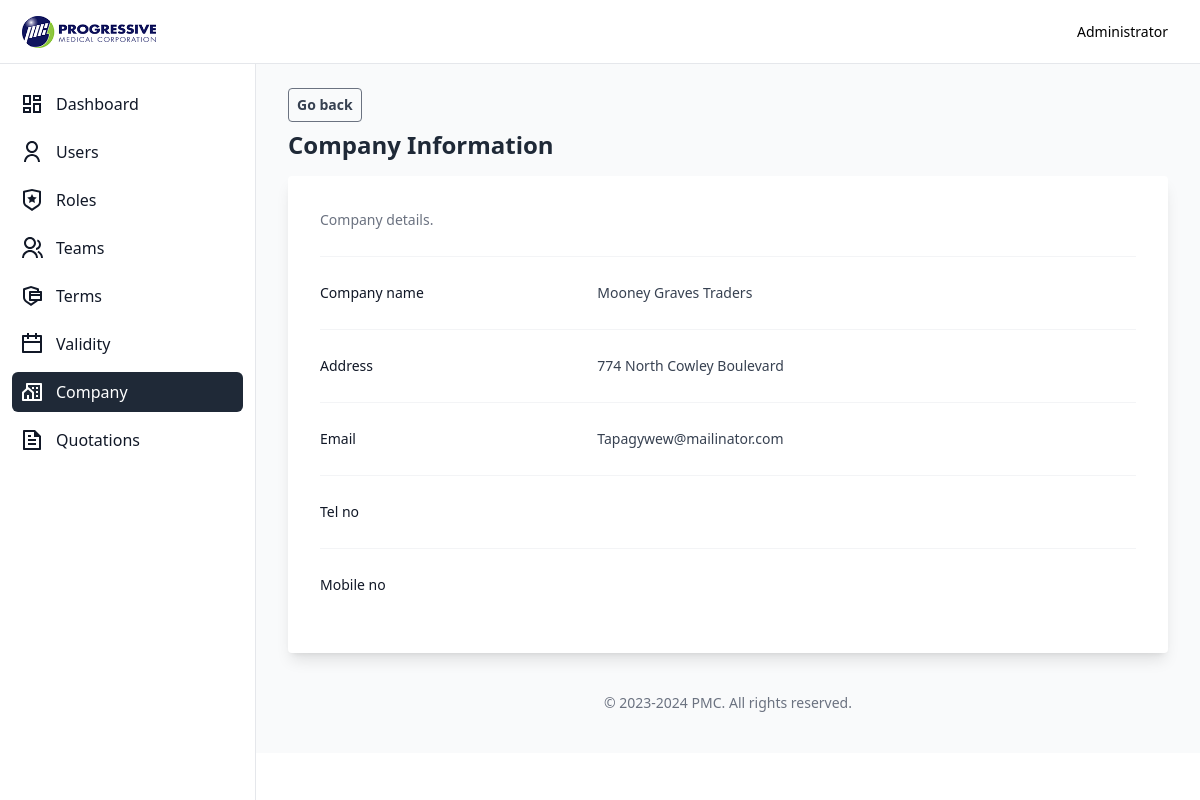
The app's page /company/show?id=5 (signed in) with its own data.
### tables this page shows
CREATE TABLE `company` (
  `id` int(11) NOT NULL,
  `name` text NOT NULL,
  `email` varchar(255) NOT NULL,
  `address_line_1` text NOT NULL,
  `address_line_2` text NOT NULL,
  `city` text NOT NULL,
  `province` text NOT NULL,
  `tel_no` varchar(255) NOT NULL,
  `mobile_no` varchar(255) NOT NULL,
  `isActive` tinyint(1) NOT NULL DEFAULT 0,
  `created_at` timestamp NOT NULL DEFAULT current_timestamp(),
  `updated_at` timestamp NULL DEFAULT NULL
);

### Core/functions.php (called while the page is built, shortened)
<?php
function urlIs($value) {
    return in_array(parse_url($_SERVER['REQUEST_URI'])['path'], $value);
}
function base_path($path)
{
    return BASE_PATH . $path;
}
function view($path, $attributes = [])
{
    extract($attributes);
    require base_path('views/' . $path);
}

### Http/controllers/company/show.php (called while the page is built, shortened)
<?php
$db = App::resolve('Core\Database');
$company = $db->query("SELECT * FROM company LIMIT 1")->find();
view("company/show.view.php", [
    'heading' => "Company Information",
    'company' => $company
]);

### public/index.php (called while the page is built, shortened)
<?php
require BASE_PATH . "Core/functions.php";
spl_autoload_register(function($class) {
    $phpMailerNamespace = 'PHPMailer\PHPMailer\\';
    if (strpos($class, $phpMailerNamespace) == 0) {
        $classFile = base_path("vendor/phpmailer/phpmailer/src/" . str_replace($phpMailerNamespace, '', $class) . ".php");
    }
    $classFile = base_path(str_replace('\\', DIRECTORY_SEPARATOR, $class) . ".php");
});
require base_path('bootstrap.php');
$router = new \Core\Router();
$uri = parse_url($_SERVER['REQUEST_URI'])['path'];
$method = $_POST['_method'] ?? $_SERVER['REQUEST_METHOD'];
try {
    $router->route($uri, $method);
} catch (ValidationException $exception) {
    Session::flash('errors', $exception->errors);
    Session::flash('old', $exception->old);
    return redirect($router->previousUrl());
}

### Core/App.php (called while the page is built, shortened)
<?php
class App {
    protected static $container;
    public static function setContainer($container)
    {
        static::$container = $container;
    }
    public static function container()
    {
        return static::$container;
    }
    public static function resolve($key)
    {
        return static::container()->resolve($key);
    }
}

### Core/Container.php (called while the page is built, shortened)
<?php
class Container {
    protected $bindings = [];
    public function bind($key, $resolver)
    {
        $this->bindings[$key] = $resolver;
    }
    public function resolve($key)
    {
        $resolver = $this->bindings[$key];
        return call_user_func($resolver);
    }
}

### config.php (called while the page is built)
<?php
return [
    'database' => [
        'host' => "localhost",
        'port' => 3306,
        'dbname' => "quotation",
        'charset' => 'utf8mb4',
    ],
    'mail' => [
        'host' => "smtp.larksuite.com",
        'username' => "no-reply@pmc.ph",
        'password' => "Unimex123",
        'port' => 465,
        'from' => 'no-reply@pmc.ph',
        'fromName' => 'Progressive Medical Corporation',
    ],
    'server' => [
        'APP_URL' => 'http://localhost:8000/',
    ]
];

### bootstrap.php (called while the page is built, shortened)
<?php
$container = new Container();
$container->bind('Core\Database', function () {
    $config = require base_path("config.php");
    return new Database($config['database']);
});

### Core/Database.php (called while the page is built, shortened)
<?php
class Database {
    private $connection;
    private $statement;
    public function __construct($config, $username = 'root', $password = '')
    {
        $dsn = "mysql:" . http_build_query($config, '', ';');
        $this->connection = new PDO($dsn, $username, $password, [
            PDO::ATTR_DEFAULT_FETCH_MODE => PDO::FETCH_ASSOC
        ]);
    }
    public function query($query, $params = [])
    {
        $this->statement = $this->connection->prepare($query);
        $this->statement->execute($params);
        return $this;
    }
    public function find()
    {
        return $this->statement->fetch();
    }
}

### views/company/show.view.php (the view)
<?php require base_path('views/partials/head.php') ?>
   <?php require base_path('views/partials/nav.php') ?>
   <div class="flex overflow-hidden bg-white pt-16">
      <?php require base_path('views/partials/sidebar.php') ?>
      <div id="main-content" class="h-full w-full bg-gray-50 relative overflow-y-auto lg:ml-64">
         <main class="pt-6 px-4 lg:px-8">
            <div class="flex justify-start gap-2">
               <a href="/companies" title="Export" class="cursor-pointer bg-transparent hover:bg-gray-500 text-gray-700 font-semibold text-sm hover:text-white py-1.5 px-2 border border-gray-500 hover:border-transparent rounded">Go back</a>
            </div>
            <?php require base_path('views/partials/banner.php') ?>
            <div class="bg-white rounded shadow-lg p-4 px-2 md:p-8 mb-6">
               <div class="px-4 sm:px-0">
                  <p class="max-w-2xl text-sm leading-6 text-gray-500">Company details.</p>
               </div>
               <div class="mt-6 border-t border-gray-100">
                  <dl class="divide-y divide-gray-100">
                     <div class="px-4 py-6 sm:grid sm:grid-cols-3 sm:gap-4 sm:px-0">
                     <dt class="text-sm font-medium leading-6 text-gray-900">Company name</dt>
                     <dd class="mt-1 text-sm leading-6 text-gray-700 sm:col-span-2 sm:mt-0"><?= ucwords($company['name']) ?></dd>
                     </div>
                     <div class="px-4 py-6 sm:grid sm:grid-cols-3 sm:gap-4 sm:px-0">
                     <dt class="text-sm font-medium leading-6 text-gray-900">Address</dt>
                     <dd class="mt-1 text-sm leading-6 text-gray-700 sm:col-span-2 sm:mt-0"><?= ucwords($company['address_line_1']) ?></dd>
                     </div>
                     <div class="px-4 py-6 sm:grid sm:grid-cols-3 sm:gap-4 sm:px-0">
                     <dt class="text-sm font-medium leading-6 text-gray-900">Email</dt>
                     <dd class="mt-1 text-sm leading-6 text-gray-700 sm:col-span-2 sm:mt-0"><?= ucwords($company['email']) ?></dd>
                     </div>
                     <div class="px-4 py-6 sm:grid sm:grid-cols-3 sm:gap-4 sm:px-0">
                     <dt class="text-sm font-medium leading-6 text-gray-900">Tel no</dt>
                     <dd class="mt-1 text-sm leading-6 text-gray-700 sm:col-span-2 sm:mt-0"><?= ucwords($company['tel_no']) ?></dd>
                     </div>
                     <div class="px-4 py-6 sm:grid sm:grid-cols-3 sm:gap-4 sm:px-0">
                     <dt class="text-sm font-medium leading-6 text-gray-900">Mobile no</dt>
                     <dd class="mt-1 text-sm leading-6 text-gray-700 sm:col-span-2 sm:mt-0"><?= ucwords($company['mobile_no']) ?></dd>
                     </div>
                  </dl>
               </div>
            </div>
         </main>
<?php require base_path('views/partials/footer.php') ?>

### Core/router.php (shortened to what this page needs)
<?php
class Router
{
    public $routes = [];
    public function add($method, $uri, $controller)
    {
        $this->routes[] = [
            'uri' => $uri,
            'controller' => $controller,
            'method' => $method,
            'middleware' => null
        ];
        return $this;
    }
    public function only($key)
    {
        $this->routes[array_key_last($this->routes)]['middleware'] = $key;
        return $this;
    }
    public function route($uri, $method)
    {
        foreach ($this->routes as $route) {
            if ($route['uri'] == $uri && $route['method'] == strtoupper($method)) {
                return require base_path('Http/controllers/' . $route['controller']);
            }
        }
    }
}

### views/partials/nav.php (shortened to what this page needs)
<nav class="bg-white border-b border-gray-200 fixed h-16 flex items-center justify-between z-30 w-full">
    <div class="px-3 py-3 lg:px-5 lg:pl-3">
        <div class="flex items-center justify-between">
            <div class="flex items-center justify-start">
                <a href="#" class="text-xl font-bold flex items-center lg:ml-2.5">
                <img src="../images/logo.png" alt="company-logo" class="h-8">
                </a>
            </div>
        </div>
    </div>
    <div class="px-3 lg:px-8">
        <div>
        <button type="button" class="relative flex max-w-xs items-center rounded-full text-sm" id="user-menu-button" aria-expanded="false" aria-haspopup="true">
            <h4 class="max-w-24 truncate">
                <?= $_SESSION['user']['name'] ?>
            </h4>
        </button>
        </div>
    </div>
</nav>

### views/partials/sidebar.php (shortened to what this page needs)
<aside id="sidebar" class="fixed hidden z-20 h-full top-0 left-0 pt-16 flex lg:flex flex-shrink-0 flex-col w-64 transition-width duration-75" aria-label="Sidebar">
    <div class="relative flex-1 flex flex-col min-h-0 border-r border-gray-200 bg-white pt-0">
        <div class="flex-1 flex flex-col pt-5 pb-4 overflow-y-auto">
            <div class="flex-1 px-3 bg-white divide-y space-y-1">
                <ul class="space-y-2 pb-2">
                <li class="group <?= urlIs(['/', '/dashboard', '/admin', '/gm-dashboard']) ? 'active' : '' ?>">
                    <a href="<?= (int)$_SESSION['user']['role_id'] == \Core\Role::SALES ? '/' : ((int)$_SESSION['user']['role_id'] == \Core\Role::SALES_MANAGER ? '/dashboard' : ((int)$_SESSION['user']['role_id'] == \Core\Role::GENERAL_MANAGER ? '/gm-dashboard' : '/admin')) ?>" class="flex items-center p-2 text-gray-900 hover:bg-gray-200 rounded-md group-[.active]:bg-gray-800 group-[.active]:text-white">
                    <svg xmlns="http://www.w3.org/2000/svg" viewBox="0 0 24 24" width="24" height="24"><path d="M13 21V11H21V21H13ZM3 13V3H11V13H3ZM9 11V5H5V11H9ZM3 21V15H11V21H3ZM5 19H9V17H5V19ZM15 19H19V13H15V19ZM13 3H21V9H13V3ZM15 5V7H19V5H15Z" fill="currentColor"></path></svg>
                        <span class="ml-3">Dashboard</span>
                    </a>
                </li>
                <?php
                    if((int)$_SESSION['user']['role_id'] == Role::ADMIN): ?>
                <li class="group <?= urlIs(['/users', '/user/create', '/user/show', '/user/edit']) ? 'active' : '' ?>">
                    <a href="/users" class="flex items-center p-2 text-gray-900 hover:bg-gray-200 rounded-md group-[.active]:bg-gray-800 group-[.active]:text-white">
                        <span class="ml-3 flex-1 whitespace-nowrap">Users</span>
                    </a>
                </li>
                <li class="group <?= urlIs(['/roles', '/role/create', '/role/show', '/role/edit']) ? 'active' : '' ?>">
                    <a href="/roles" class="flex items-center p-2 text-gray-900 hover:bg-gray-200 rounded-md group-[.active]:bg-gray-800 group-[.active]:text-white">
                        <span class="ml-3 flex-1 whitespace-nowrap">Roles</span>
                    </a>
                </li>
                <li class="group <?= urlIs(['/teams', '/team/create', '/team/show', '/team/edit']) ? 'active' : '' ?>">
                    <a href="/teams" class="flex items-center p-2 text-gray-900 hover:bg-gray-200 rounded-md group-[.active]:bg-gray-800 group-[.active]:text-white">
                        <span class="ml-3 flex-1 whitespace-nowrap">Teams</span>
                    </a>
                </li>
                <li class="group <?= urlIs(['/terms', '/term/create', '/term/show', '/term/edit']) ? 'active' : '' ?>">
                    <a href="/terms" class="flex items-center p-2 text-gray-900 hover:bg-gray-200 rounded-md group-[.active]:bg-gray-800 group-[.active]:text-white">
                        <span class="ml-3 flex-1 whitespace-nowrap">Terms</span>
                    </a>
                </li>
                <li class="group <?= urlIs(['/validity']) ? 'active' : '' ?>">
                    <a href="/validity" class="flex items-center p-2 text-gray-900 hover:bg-gray-200 rounded-md group-[.active]:bg-gray-800 group-[.active]:text-white">
                    <svg xmlns="http://www.w3.org/2000/svg" viewBox="0 0 24 24" width="24" height="24" fill="currentColor"><path d="M9 1V3H15V1H17V3H21C21.5523 3 22 3.44772 22 4V20C22 20.5523 21.5523 21 21 21H3C2.44772 21 2 20.5523 2 20V4C2 3.44772 2.44772 3 3 3H7V1H9ZM20 11H4V19H20V11ZM7 5H4V9H20V5H17V7H15V5H9V7H7V5Z"></path></svg>
                        <span class="ml-3 flex-1 whitespace-nowrap">Validity</span>
                    </a>
                </li>
                <li class="group <?= urlIs(['/companies', '/company/create', '/company/show', '/company/edit']) ? 'active' : '' ?>">
                    <a href="/companies" class="flex items-center p-2 text-gray-900 hover:bg-gray-200 rounded-md group-[.active]:bg-gray-800 group-[.active]:text-white">
                        <span class="ml-3 flex-1 whitespace-nowrap">Company</span>
                    </a>
                </li>
                <?php endif; ?>
                <li class="group <?= urlIs(['/quotations', '/quotation/create', '/quotation/show', '/quotation/edit']) ? 'active' : '' ?>">
                    <a href="/quotations" class="flex items-center p-2 text-gray-900 hover:bg-gray-200 rounded-md group-[.active]:bg-gray-800 group-[.active]:text-white">
                        <span class="ml-3 flex-1 whitespace-nowrap">Quotations</span>
                    </a>
                </li>
            </div>
        </div>
    </div>
</aside>

### views/partials/banner.php
<header class="mb-4">
    <div class="mx-auto pt-2">
        <h2 class="font-semibold text-2xl text-gray-800 dark:text-gray-200 leading-tight">
            <?= $heading ?>
        </h2>
    </div>
</header>

### views/partials/footer.php (shortened to what this page needs)
            <p class="text-center text-sm text-gray-500 my-10">
                &copy; 2023-2024 <a href="#" class="hover:underline" target="_blank">PMC</a>. All rights reserved.
            </p>
         </div>
      </div>
   </div>
</body>
</html>

### records on screen
company: name "Mooney Graves Traders", address_line_1 "774 North Cowley Boulevard", email "Tapagywew@mailinator.com"
